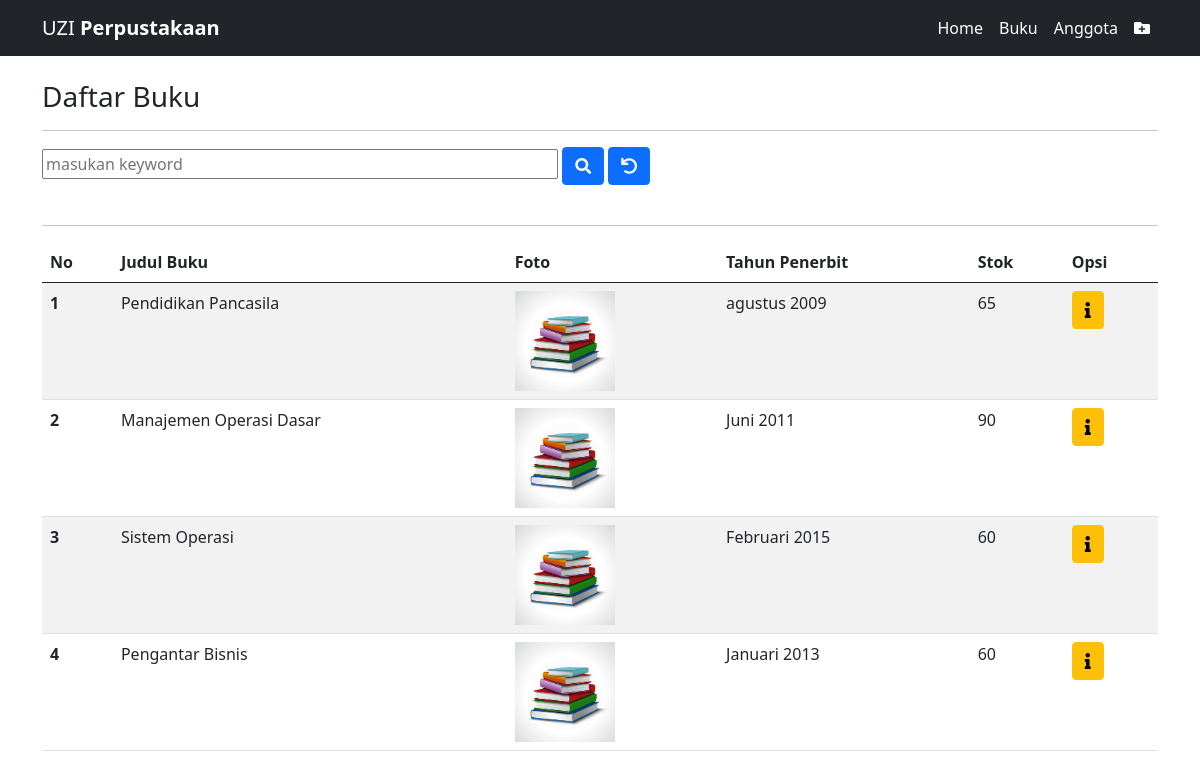
Page /UAS_1904030022_5B/Buku.php on the committed database.
### tables this page shows
CREATE TABLE `buku` (
  `id` int(30) NOT NULL,
  `judul_buku` varchar(50) NOT NULL,
  `foto` varchar(45) NOT NULL,
  `tahun_penerbit` char(30) NOT NULL,
  `stock` int(11) NOT NULL
);

### UAS_1904030022_5B/koneksi.php (called while the page is built, shortened)
<?php
$conn = mysqli_connect('localhost', 'root', '', 'uas_1904030022');
function query($query)
{
  global $conn;
  $result = mysqli_query($conn, $query);
  $rows = [];
  while ($row = mysqli_fetch_assoc($result)) {
    $rows[] = $row;
  }
  return $rows;
}

### UAS_1904030022_5B/Buku.php (the view, shortened to what this page needs)
<?php
  require 'koneksi.php';
  $camaba = query("SELECT * FROM buku");
  ?> <!doctype html>
  <html lang="en">
  <head>
    <link href="https://cdn.jsdelivr.net/npm/bootstrap@5.0.2/dist/css/bootstrap.min.css" rel="stylesheet">
    <link rel="stylesheet" type="text/css" href="#">
    <link rel="stylesheet" type="text/css" href="tema/fontawesome/css/all.min.css">
  </head>
  <body>
    <nav class="navbar navbar-expand-lg navbar-dark bg-dark">
      <div class="container">
        <a class="navbar-brand" href="#">
          UZI <strong>Perpustakaan</strong>
        </a>
        <div class="collapse navbar-collapse" id="navbarNav">
          <ul class="navbar-nav ms-auto">
            <li class="nav-item">
              <a class="nav-link active" aria-current="page" href="index.html">Home</a>
            </li>
            <li class="nav-item">
              <a class="nav-link active" href="Buku.php">Buku</a>
            </li>
            <li class="nav-item">
              <a class="nav-link active" href="Anggota.php">Anggota</a>
            </li>
            <li class="nav-item">
            <a class="nav-link active" href="tambah.php"><i class="fas fa-folder-plus"></i></a>
          </li>
          </ul>
        </div>
      </div>
    </nav>
    <section class="buku">
      <div class="container">
        <br>
        <h3><i class="#"></i> Daftar Buku</h3>
        <hr>
        <form action="" method="POST">
          <input type="text" id="keyword" size="50" name="keyword" placeholder="masukan keyword" autocomplete="off">
          <button type="submit" class="btn btn-primary" name="cari"><i class="fas fa-search"></i></button>
          <a href="Buku.php" class="btn btn-primary" role="button"><i class="fas fa-undo"></i></i></a>
        </form>
        <br>
        <hr>
        <table class="table table-striped">
          <thead>
            <tr>
              <th scope="col">No</th>
              <th scope="col">Judul Buku</th>
              <th scope="col">Foto</th>
              <th scope="col">Tahun Penerbit</th>
              <th scope="col">Stok</th>
              <th scope="col">Opsi</th>
            </tr>
          </thead>
          <tbody>
            <?php $no = 1; ?>
            <?php foreach ($camaba as $cmb) : ?>
              <tr>
                <th scope="row"><?php echo $no ?></th>
                <td><?php echo $cmb['judul_buku']; ?></td>
                <td><img src="image/<?php echo $cmb['foto']; ?>" width="100px"></td>
                <td><?php echo $cmb['tahun_penerbit']; ?></td>
                <td><?php echo $cmb['stock']; ?></td>
                <td><a href="detail.php?id=<?= $cmb['id'];  ?>" class="btn btn-warning" role="button"><i class="fas fa-info"></i></a></td>
              </tr>
              <?php $no++ ?>
            <?php endforeach ?>
          </tbody>
        </table>
      </div>
    </section>
  </body>
  </html>

### rows in the picture
buku: judul_buku "Pendidikan Pancasila", foto (picture), tahun_penerbit "agustus 2009", stock "65"
buku: judul_buku "Manajemen Operasi Dasar", foto (picture), tahun_penerbit "Juni 2011", stock "90"
buku: judul_buku "Sistem Operasi", foto (picture), tahun_penerbit "Februari 2015", stock "60"
buku: judul_buku "Pengantar Bisnis", foto (picture), tahun_penerbit "Januari 2013", stock "60"
